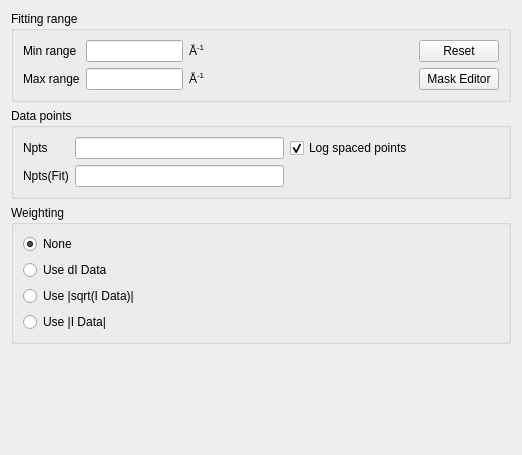
<?xml version="1.0" encoding="UTF-8"?>
<ui version="4.0">
 <class>tabOptions</class>
 <widget class="QWidget" name="tabOptions">
  <property name="geometry">
   <rect>
    <x>0</x>
    <y>0</y>
    <width>522</width>
    <height>455</height>
   </rect>
  </property>
  <property name="windowTitle">
   <string>Fit Options</string>
  </property>
  <layout class="QGridLayout" name="gridLayout_23">
   <item row="0" column="0">
    <widget class="QGroupBox" name="groupBox_4">
     <property name="title">
      <string>Fitting range</string>
     </property>
     <layout class="QGridLayout" name="gridLayout_11">
      <item row="0" column="0" rowspan="2">
       <layout class="QGridLayout" name="gridLayout_13">
        <item row="0" column="0">
         <widget class="QLabel" name="label_9">
          <property name="text">
           <string>Min range</string>
          </property>
         </widget>
        </item>
        <item row="0" column="1">
         <widget class="QLineEdit" name="txtMinRange">
          <property name="minimumSize">
           <size>
            <width>80</width>
            <height>0</height>
           </size>
          </property>
          <property name="toolTip">
           <string>&lt;html&gt;&lt;head/&gt;&lt;body&gt;&lt;p&gt;Minimum value of Q.&lt;/p&gt;&lt;/body&gt;&lt;/html&gt;</string>
          </property>
         </widget>
        </item>
        <item row="0" column="2">
         <widget class="QLabel" name="label_13">
          <property name="text">
           <string>&lt;html&gt;&lt;head/&gt;&lt;body&gt;&lt;p&gt;Å&lt;span style=&quot; vertical-align:super;&quot;&gt;-1&lt;/span&gt;&lt;/p&gt;&lt;/body&gt;&lt;/html&gt;</string>
          </property>
         </widget>
        </item>
        <item row="1" column="0">
         <widget class="QLabel" name="label_14">
          <property name="text">
           <string>Max range</string>
          </property>
         </widget>
        </item>
        <item row="1" column="1">
         <widget class="QLineEdit" name="txtMaxRange">
          <property name="minimumSize">
           <size>
            <width>80</width>
            <height>0</height>
           </size>
          </property>
          <property name="toolTip">
           <string>&lt;html&gt;&lt;head/&gt;&lt;body&gt;&lt;p&gt;Maximum value of Q.&lt;/p&gt;&lt;/body&gt;&lt;/html&gt;</string>
          </property>
         </widget>
        </item>
        <item row="1" column="2">
         <widget class="QLabel" name="label_15">
          <property name="text">
           <string>&lt;html&gt;&lt;head/&gt;&lt;body&gt;&lt;p&gt;Å&lt;span style=&quot; vertical-align:super;&quot;&gt;-1&lt;/span&gt;&lt;/p&gt;&lt;/body&gt;&lt;/html&gt;</string>
          </property>
         </widget>
        </item>
       </layout>
      </item>
      <item row="0" column="1" rowspan="2">
       <spacer name="horizontalSpacer_8">
        <property name="orientation">
         <enum>Qt::Horizontal</enum>
        </property>
        <property name="sizeHint" stdset="0">
         <size>
          <width>217</width>
          <height>20</height>
         </size>
        </property>
       </spacer>
      </item>
      <item row="0" column="2">
       <widget class="QPushButton" name="cmdReset">
        <property name="toolTip">
         <string>&lt;html&gt;&lt;head/&gt;&lt;body&gt;&lt;p&gt;Reset the Q range to the default.&lt;/p&gt;&lt;/body&gt;&lt;/html&gt;</string>
        </property>
        <property name="text">
         <string>Reset</string>
        </property>
       </widget>
      </item>
      <item row="1" column="2">
       <widget class="QPushButton" name="cmdMaskEdit">
        <property name="text">
         <string>Mask Editor</string>
        </property>
       </widget>
      </item>
     </layout>
    </widget>
   </item>
   <item row="1" column="0">
    <widget class="QGroupBox" name="groupBox_5">
     <property name="title">
      <string>Data points</string>
     </property>
     <layout class="QGridLayout" name="gridLayout_14">
      <item row="0" column="0">
       <layout class="QGridLayout" name="gridLayout_15">
        <item row="1" column="2">
         <spacer name="horizontalSpacer_9">
          <property name="orientation">
           <enum>Qt::Horizontal</enum>
          </property>
          <property name="sizeHint" stdset="0">
           <size>
            <width>40</width>
            <height>20</height>
           </size>
          </property>
         </spacer>
        </item>
        <item row="0" column="1">
         <widget class="QLineEdit" name="txtNpts">
          <property name="toolTip">
           <string>&lt;html&gt;&lt;head/&gt;&lt;body&gt;&lt;p&gt;Total number of data points.&lt;/p&gt;&lt;/body&gt;&lt;/html&gt;</string>
          </property>
         </widget>
        </item>
        <item row="1" column="0">
         <widget class="QLabel" name="label_22">
          <property name="text">
           <string>Npts(Fit)</string>
          </property>
         </widget>
        </item>
        <item row="1" column="1">
         <widget class="QLineEdit" name="txtNptsFit">
          <property name="toolTip">
           <string>&lt;html&gt;&lt;head/&gt;&lt;body&gt;&lt;p&gt;Number of points selected for fitting.&lt;/p&gt;&lt;/body&gt;&lt;/html&gt;</string>
          </property>
          <property name="readOnly">
           <bool>true</bool>
          </property>
         </widget>
        </item>
        <item row="0" column="2">
         <widget class="QCheckBox" name="chkLogData">
          <property name="toolTip">
           <string>&lt;html&gt;&lt;head/&gt;&lt;body&gt;&lt;p&gt;Check to use log spaced points.&lt;/p&gt;&lt;/body&gt;&lt;/html&gt;</string>
          </property>
          <property name="text">
           <string>Log spaced points</string>
          </property>
          <property name="checked">
           <bool>true</bool>
          </property>
         </widget>
        </item>
        <item row="0" column="0">
         <widget class="QLabel" name="label_21">
          <property name="text">
           <string>Npts</string>
          </property>
         </widget>
        </item>
       </layout>
      </item>
     </layout>
    </widget>
   </item>
   <item row="2" column="0">
    <widget class="QGroupBox" name="boxWeighting">
     <property name="title">
      <string>Weighting</string>
     </property>
     <layout class="QGridLayout" name="gridLayout_20">
      <item row="0" column="0">
       <layout class="QVBoxLayout" name="verticalLayout">
        <item>
         <widget class="QRadioButton" name="rbWeighting1">
          <property name="text">
           <string>None</string>
          </property>
          <property name="checked">
           <bool>true</bool>
          </property>
         </widget>
        </item>
        <item>
         <widget class="QRadioButton" name="rbWeighting2">
          <property name="text">
           <string>Use dI Data</string>
          </property>
         </widget>
        </item>
        <item>
         <widget class="QRadioButton" name="rbWeighting3">
          <property name="text">
           <string>Use |sqrt(I Data)|</string>
          </property>
         </widget>
        </item>
        <item>
         <widget class="QRadioButton" name="rbWeighting4">
          <property name="text">
           <string>Use |I Data|</string>
          </property>
         </widget>
        </item>
       </layout>
      </item>
     </layout>
    </widget>
   </item>
   <item row="3" column="0">
    <spacer name="verticalSpacer">
     <property name="orientation">
      <enum>Qt::Vertical</enum>
     </property>
     <property name="sizeHint" stdset="0">
      <size>
       <width>20</width>
       <height>312</height>
      </size>
     </property>
    </spacer>
   </item>
  </layout>
 </widget>
 <tabstops>
  <tabstop>txtMinRange</tabstop>
  <tabstop>txtMaxRange</tabstop>
  <tabstop>txtNpts</tabstop>
  <tabstop>chkLogData</tabstop>
  <tabstop>txtNptsFit</tabstop>
  <tabstop>rbWeighting1</tabstop>
  <tabstop>rbWeighting2</tabstop>
  <tabstop>rbWeighting3</tabstop>
  <tabstop>rbWeighting4</tabstop>
  <tabstop>cmdReset</tabstop>
  <tabstop>cmdMaskEdit</tabstop>
 </tabstops>
 <resources/>
 <connections/>
</ui>
